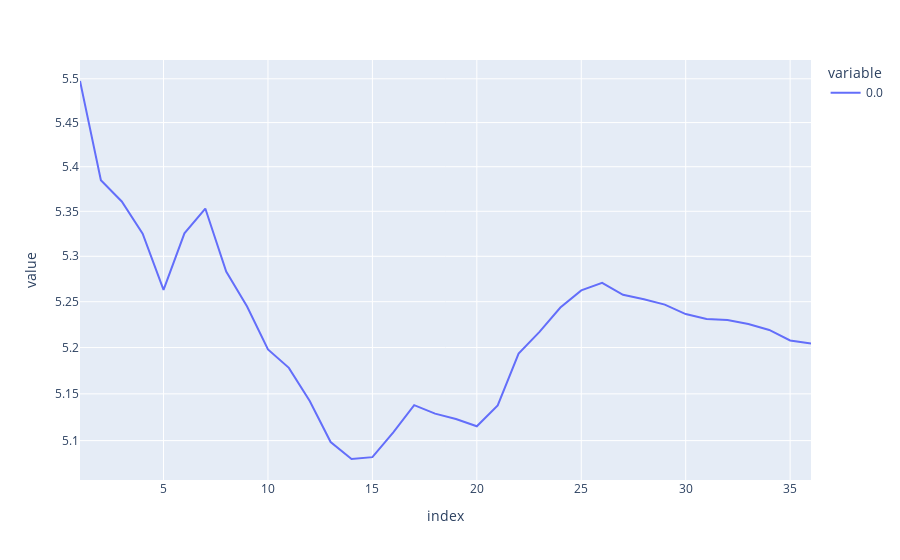

The notebook cell this image was saved under:
### Code cell
px.line(percentiles.iloc[:,0], log_y=True)

### Figure 1 — Plotly figure (JSON) as saved in the notebook; plotly's stock layout.template omitted (floating-point values rounded to 4 significant figures)
{"data": [{"hovertemplate": "variable=0.0<br>index=%{x}<br>value=%{y}<extra></extra>", "legendgroup": "0.0", "line": {"color": "#636efa", "dash": "solid"}, "marker": {"symbol": "circle"}, "mode": "lines", "name": "0.0", "orientation": "v", "showlegend": true, "type": "scatter", "x": [1, 2, 3, 4, 5, 6, 7, 8, 9, 10, 11, 12, 13, 14, 15, 16, 17, 18, 19, 20, 21, 22, 23, 24, 25, 26, 27, 28, 29, 30, 31, 32, 33, 34, 35, 36], "xaxis": "x", "y": [5.497, 5.385, 5.361, 5.325, 5.263, 5.325, 5.353, 5.283, 5.245, 5.198, 5.178, 5.142, 5.098, 5.08, 5.082, 5.109, 5.138, 5.129, 5.123, 5.115, 5.138, 5.193, 5.217, 5.244, 5.262, 5.271, 5.258, 5.253, 5.247, 5.236, 5.231, 5.23, 5.226, 5.219, 5.208, 5.204], "yaxis": "y"}], "layout": {"legend": {"title": {"text": "variable"}, "tracegroupgap": 0}, "margin": {"t": 60}, "xaxis": {"anchor": "y", "domain": [0, 1], "title": {"text": "index"}}, "yaxis": {"anchor": "x", "domain": [0, 1], "title": {"text": "value"}, "type": "log"}}}
